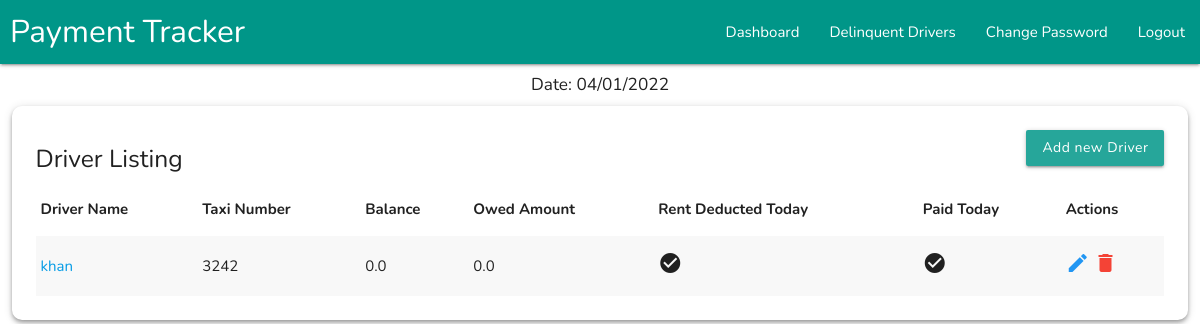
The page / (signed in) on the database as committed earlier.
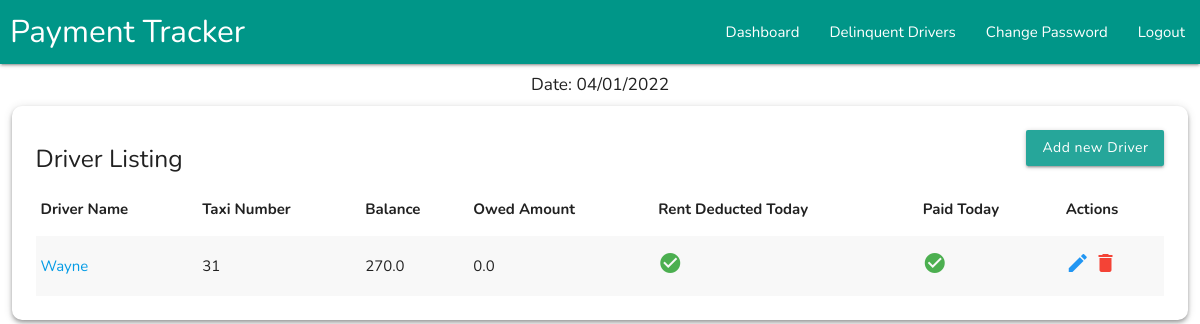
The same page on the database as committed later.
### root/models.py (models this page shows, shortened)
class Profile(models.Model):
    user = models.ForeignKey(User,blank=True,null=True,on_delete=models.CASCADE)
    taxi_number = models.CharField(max_length=500,default='',blank=True)
    password = models.CharField(max_length=500,default='',blank=True)
    auth_code = models.CharField(max_length=500,default='',blank=True)
    password_reset_code = models.CharField(max_length=500,default='',blank=True)
    verified = models.BooleanField(default=False)
    balance = models.FloatField(default=0,blank=True)
    owed = models.FloatField(default=0,blank=True)
    temp_owed = models.FloatField(default=0,blank=True)
    is_rent_deducted_today = models.BooleanField(default=False)
    is_paid_today = models.BooleanField(default=False)
    last_rent_deduction_date = models.DateField( null=True,blank=True,default=now)
    last_paid_date = models.DateField(null=True,blank=True,default=now)

### root/views.py (the view)
# urls.py: path('', index, name='index'),
@login_required(login_url='/login')
def index(request,delinquent_drivers=None):
    context = {'title':"Driver Listing"}
    available_drivers = Profile.objects.all()
    synchronizeDriverOwedAmount()
    available_drivers = Profile.objects.filter(user__is_superuser=False)
    if delinquent_drivers:
        available_drivers = available_drivers.filter(owed__gt=0)
    today_date = datetime.now(timezone(settings.TIME_ZONE)). strftime("%m/%d/%Y")
    context['today_date'] = today_date
    context['available_drivers'] = available_drivers
    context['profile'] = Profile.objects.get(user=request.user)
    return render(request, 'root/index.html',context)

### root/views.py (called while the page is built)
def synchronizeDriverOwedAmount():
    available_drivers = Profile.objects.all()
    for driver in available_drivers:
        pre_owned_amount = 0
        today_date = datetime.now(timezone(settings.TIME_ZONE)).date()
        pre_owned_amount = driver.temp_owed
        last_rent_deduction_date = driver.last_rent_deduction_date
        days = (today_date - last_rent_deduction_date).days
        if datetime.now(timezone(settings.TIME_ZONE)).hour<=18:
            days = days-1
        print("days = ", days)
        if days<0:
            days=0
            print("days = ", days)
        owed_amount = pre_owned_amount + (int(days)*60)
        driver.owed = owed_amount
        driver.save()
    pass

### Templates/root/index.html (shortened to what this page needs)
{% extends 'base.html' %}v
{% block 'mainbody' %}
{% if request.user.is_superuser  %}
  <div style="margin: 1%">
    <div class="z-depth-2" style="border-radius: 10px;padding: 2%;">
        <div>
            <div class="left">
                <h5>Driver Listing</h5>
            </div>
            <div class="right">
                <a href="/driver_listing/add_driver" class="btn"> Add new Driver </a>
            </div>
        </div>
        <table class="striped">
            <thead>
                <tr>
                    <th>Driver Name</th>
                    <th>Taxi Number</th>
                    <th>Balance</th>
                    <th>Owed Amount</th>
                    <th>Rent Deducted Today</th>
                    <th>Paid Today</th>
                    <th>Actions</th>
                </tr>
            </thead>
            <tbody>
                {% for driver in available_drivers %}
                <tr>
                    <td> <a href="/driver_listing/edit_driver/{{driver.id}}">{{driver.user.username}}</a> </td>
                    <td> {{driver.taxi_number}} </td>
                    <td> {{driver.balance}} </td>
                    <td> {{driver.owed}} </td>
                    <td>
                        {% if driver.last_rent_deduction_date|date:'m/d/Y' ==  today_date %}
                            <i class="material-icons green-text">check_circle</i>
                        {% else %}
                            <i class="material-icons">check_circle</i>
                        {% endif %}
                    </td>
                    <td>
                        {% if driver.last_paid_date|date:'m/d/Y' ==  today_date %}
                            <i class="material-icons green-text">check_circle</i>
                        {% else %}
                            <i class="material-icons">check_circle</i>
                            {% endif %}
                        </td>
                    <td>
                        <a href="/driver_listing/edit_driver/{{driver.id}}"><i class="material-icons blue-text" style="cursor: pointer;" >edit</i></a>
                        <a href="/driver_listing/delete_driver/{{driver.id}}"> <i id="driver_delete_btn" class="material-icons red-text" style="cursor: pointer;"> delete</i></a>
                    </td>
                </tr>
                {% endfor %}
            </tbody>
        </table>
    </div>
</div>
{% else %}
{% include 'partials/root/driver_panel.html' %}
{% endif %}
{% endblock 'mainbody' %}

### Templates/base.html (shortened to what this page needs)
{% load static  %}
<!DOCTYPE html>
<html>
<head>
<link rel="stylesheet" href="{{ STATIC_URL }}/Static/css/materialize.css">
</head>
<body id="body">
{% include 'partials/root/navbar.html' %}
<center>
  <div  style="padding:0px">
    <h6>Date: {{today_date}}</h6>
  </div>
</center>
{% block 'mainbody' %}
{% endblock 'mainbody' %}
   </body>
 </html>

### Templates/partials/root/navbar.html (shortened to what this page needs)
{% block 'mainbody' %}
<div class="navbar-fixed" style="position: relative;">
  <nav  class="teal">
      <div class="nav-wrapper">
          <a href="/" class="brand-logo" style="padding-left: 10px;">Payment Tracker</a>
          <ul class="right hide-on-med-and-down">
            {% if user.is_authenticated %}
            <li><a href="/">Dashboard</a></li>
            <li><a href="/delinquent_drivers">Delinquent Drivers</a></li>
            <li><a href="/change_password/">Change Password</a></li>
            <li><a href="/logout/">Logout</a></li>
            {% else %}
            <li><a href="/register/">Register</a></li>
            <li><a href="/login/">Login</a></li>
            {% endif %}
                </ul>
      </div>
    </nav>
</div>
{% endblock 'mainbody' %}

### Templates/base.html (style rules this page uses)
.btn { text-transform: none !important; }
body { font-family: 'Nunito', sans-serif; text-align: justify; }

Rows that differ between the two databases and show on the page:
changed Profile: user.username "khan" → "Wayne"; taxi_number "3242" → "31"; balance "0.0" → "270.0"; last_rent_deduction_date "2022-03-31" → "2022-04-01" (drawn); last_paid_date "2022-03-31" → "2022-04-01" (drawn)
